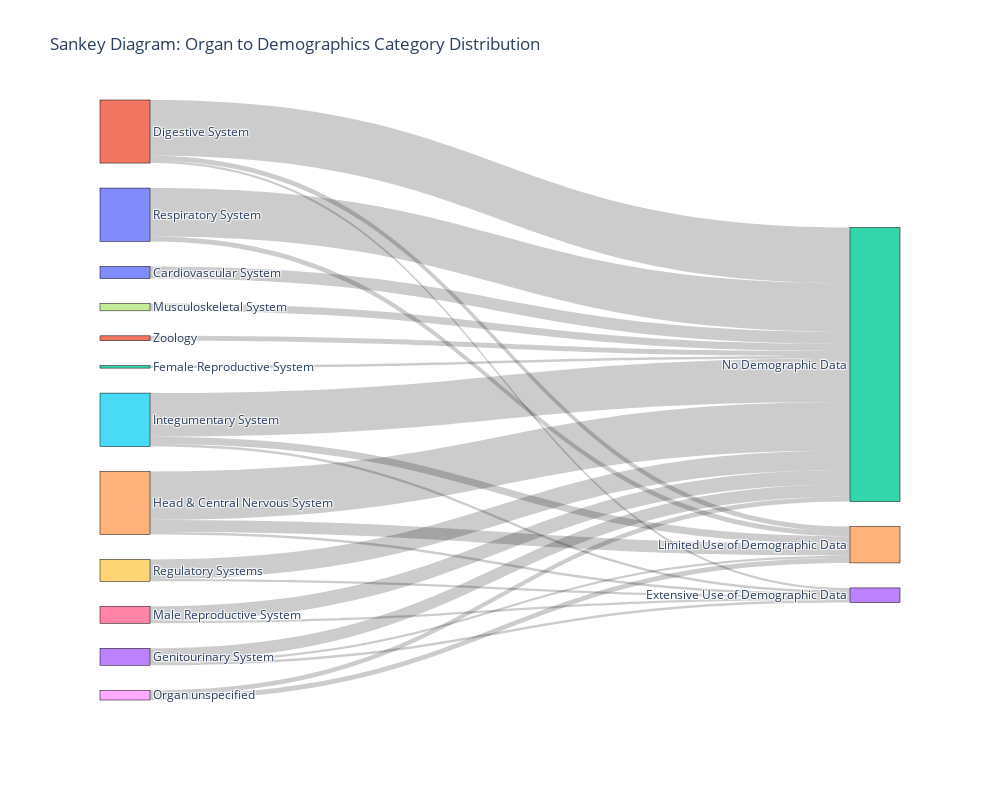
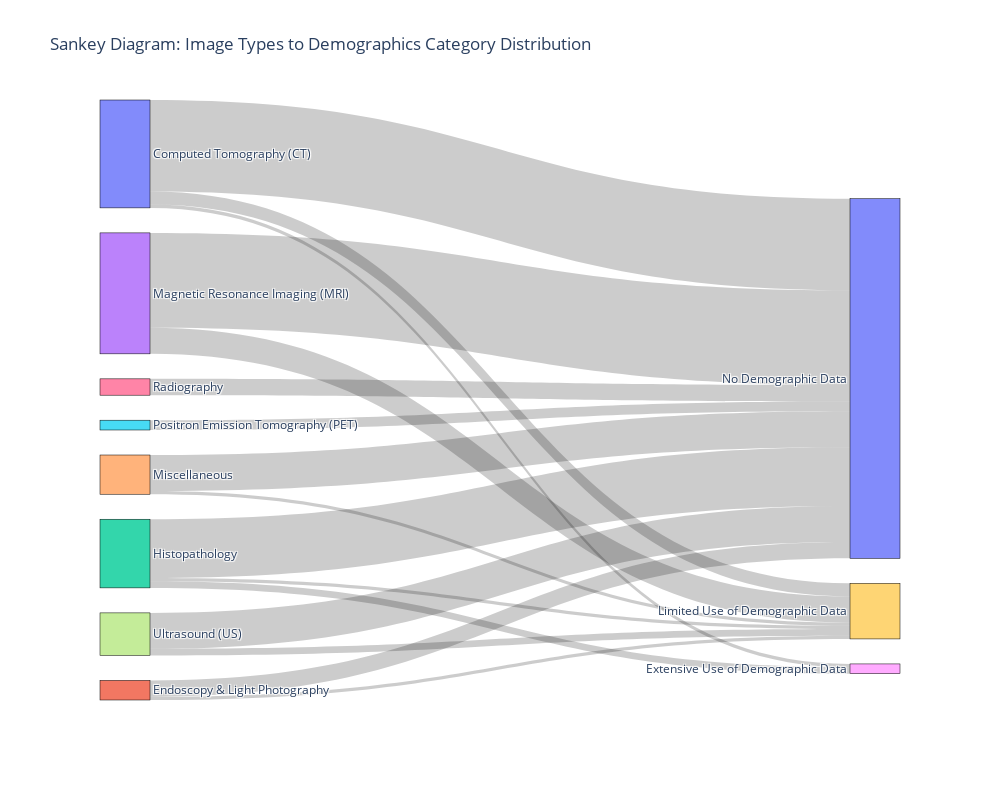
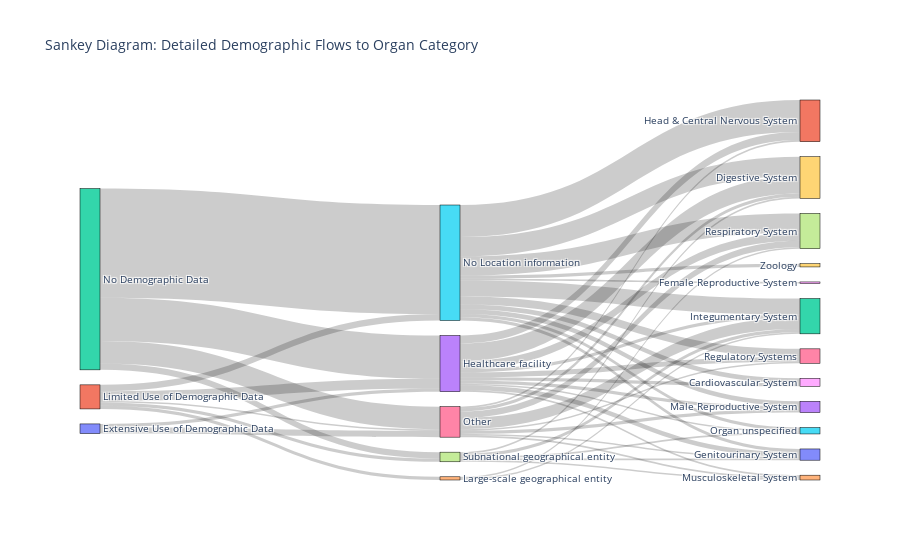

The notebook cell these images were saved under, in order:
### Code cell
# Sankey diagram for image types to demographics category distribution
fig = prepare_and_plot_sankey_organs(filename)
fig.show()


# Sankey diagram for image category distribution
fig = prepare_and_plot_sankey_images(filename)
fig.show()


# Sankey diagram for detailed demographic flows: demographics, to location types to organ category
fig = prepare_and_plot_sankey_extended(filename)
fig.show()

### Figure 1 — Plotly figure (JSON) as saved in the notebook; plotly's stock layout.template omitted (floating-point values rounded to 4 significant figures)
{"data": [{"link": {"source": [0, 1, 1, 1, 2, 3, 3, 3, 4, 4, 4, 5, 5, 5, 6, 6, 7, 8, 8, 9, 9, 10, 10, 11], "target": [12, 13, 14, 12, 12, 13, 14, 12, 13, 14, 12, 13, 14, 12, 13, 12, 12, 14, 12, 13, 12, 14, 12, 12], "value": [5, 1, 2, 23, 1, 1, 1, 5, 1, 5, 20, 1, 3, 18, 1, 6, 3, 2, 2, 1, 8, 2, 20, 2]}, "node": {"label": ["Cardiovascular System", "Digestive System", "Female Reproductive System", "Genitourinary System", "Head & Central Nervous System", "Integumentary System", "Male Reproductive System", "Musculoskeletal System", "Organ unspecified", "Regulatory Systems", "Respiratory System", "Zoology", "No Demographic Data", "Extensive Use of Demographic Data", "Limited Use of Demographic Data"], "line": {"color": "black", "width": 0.5}, "pad": 25, "thickness": 50}, "type": "sankey"}], "layout": {"autosize": false, "font": {"size": 12}, "height": 800, "hoverlabel": {"bgcolor": "white", "bordercolor": "black", "font": {"color": "black", "family": "Arial", "size": 12}}, "hovermode": "x", "margin": {"b": 100, "l": 100, "r": 100, "t": 100}, "plot_bgcolor": "rgba(0,0,0,0)", "title": {"text": "Sankey Diagram: Organ to Demographics Category Distribution"}, "width": 1000}}

### Figure 2 — Plotly figure (JSON) as saved in the notebook; plotly's stock layout.template omitted (floating-point values rounded to 4 significant figures)
{"data": [{"link": {"source": [0, 0, 0, 1, 1, 2, 2, 2, 3, 3, 4, 4, 5, 6, 7, 7], "target": [8, 9, 10, 9, 10, 8, 9, 10, 9, 10, 9, 10, 10, 10, 9, 10], "value": [1, 4, 28, 1, 5, 2, 1, 18, 8, 29, 1, 11, 3, 5, 2, 11]}, "node": {"label": ["Computed Tomography (CT)", "Endoscopy & Light Photography", "Histopathology", "Magnetic Resonance Imaging (MRI)", "Miscellaneous", "Positron Emission Tomography (PET)", "Radiography", "Ultrasound (US)", "Extensive Use of Demographic Data", "Limited Use of Demographic Data", "No Demographic Data"], "line": {"color": "black", "width": 0.5}, "pad": 25, "thickness": 50}, "type": "sankey"}], "layout": {"autosize": false, "font": {"size": 12}, "height": 800, "hoverlabel": {"bgcolor": "white", "bordercolor": "black", "font": {"color": "black", "family": "Arial", "size": 12}}, "hovermode": "x", "margin": {"b": 100, "l": 100, "r": 100, "t": 100}, "plot_bgcolor": "rgba(0,0,0,0)", "title": {"text": "Sankey Diagram: Image Types to Demographics Category Distribution"}, "width": 1000}}

### Figure 3 — Plotly figure (JSON) as saved in the notebook; plotly's stock layout.template omitted (floating-point values rounded to 4 significant figures)
{"data": [{"link": {"source": [0, 0, 1, 1, 1, 1, 1, 2, 2, 2, 2, 3, 3, 3, 3, 3, 3, 3, 3, 3, 3, 4, 4, 5, 5, 5, 5, 5, 5, 5, 5, 5, 5, 5, 6, 6, 6, 6, 6, 6, 6, 6, 7, 7, 7, 7, 7], "target": [3, 6, 3, 4, 5, 6, 7, 3, 5, 6, 7, 8, 9, 10, 11, 12, 13, 14, 15, 16, 17, 12, 17, 8, 9, 18, 10, 11, 12, 13, 15, 16, 17, 19, 9, 10, 11, 12, 13, 14, 16, 17, 9, 10, 12, 14, 15], "value": [2, 4, 6, 2, 4, 1, 2, 27, 68, 14, 4, 2, 11, 3, 5, 2, 2, 1, 1, 3, 5, 1, 1, 3, 12, 1, 2, 20, 10, 3, 2, 5, 12, 2, 2, 1, 1, 7, 2, 1, 1, 4, 1, 1, 2, 1, 1]}, "node": {"label": ["Extensive Use of Demographic Data", "Limited Use of Demographic Data", "No Demographic Data", "Healthcare facility", "Large-scale geographical entity", "No Location information", "Other", "Subnational geographical entity", "Cardiovascular System", "Digestive System", "Genitourinary System", "Head & Central Nervous System", "Integumentary System", "Male Reproductive System", "Musculoskeletal System", "Organ unspecified", "Regulatory Systems", "Respiratory System", "Female Reproductive System", "Zoology"], "line": {"color": "black", "width": 0.5}, "pad": 15, "thickness": 20}, "type": "sankey"}], "layout": {"font": {"size": 10}, "title": {"text": "Sankey Diagram: Detailed Demographic Flows to Organ Category"}}}
